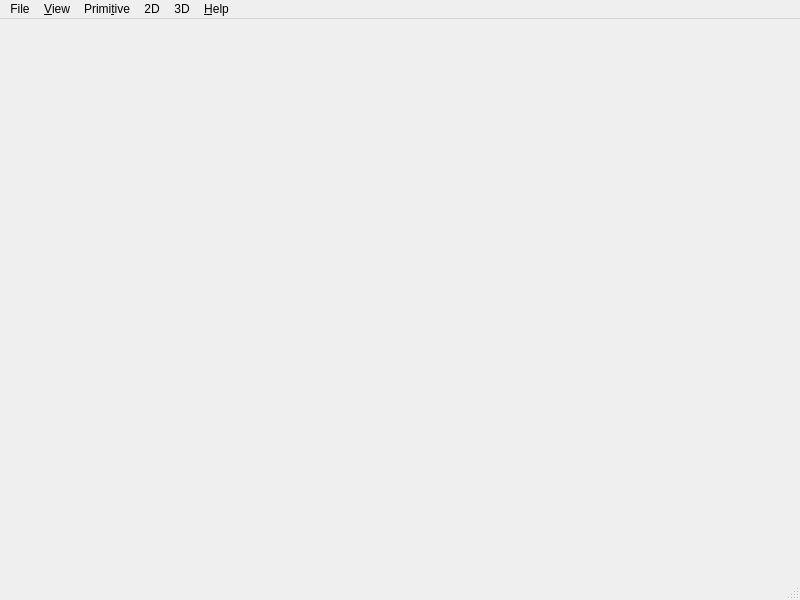
<?xml version="1.0" encoding="UTF-8"?>
<ui version="4.0">
 <class>occQtClass</class>
 <widget class="QMainWindow" name="occQtClass">
  <property name="geometry">
   <rect>
    <x>0</x>
    <y>0</y>
    <width>800</width>
    <height>600</height>
   </rect>
  </property>
  <property name="windowTitle">
   <string>SimpleGM</string>
  </property>
  <property name="windowIcon">
   <iconset resource="occqt.qrc">
    <normaloff>:/Resources/lamp.png</normaloff>:/Resources/lamp.png</iconset>
  </property>
  <widget class="QWidget" name="centralWidget"/>
  <widget class="QMenuBar" name="menuBar">
   <property name="geometry">
    <rect>
     <x>0</x>
     <y>0</y>
     <width>800</width>
     <height>33</height>
    </rect>
   </property>
   <widget class="QMenu" name="menuFile">
    <property name="title">
     <string>File</string>
    </property>
    <addaction name="actionExit"/>
   </widget>
   <widget class="QMenu" name="menuView">
    <property name="title">
     <string>&amp;View</string>
    </property>
    <addaction name="actionZoom"/>
    <addaction name="actionPan"/>
    <addaction name="actionRotate"/>
    <addaction name="separator"/>
    <addaction name="actionReset"/>
    <addaction name="actionFitAll"/>
    <addaction name="actionDeleteAll"/>
   </widget>
   <widget class="QMenu" name="menuPrimitive">
    <property name="title">
     <string>Primi&amp;tive</string>
    </property>
    <addaction name="actionBox"/>
    <addaction name="actionCone"/>
   </widget>
   <widget class="QMenu" name="menuModeling">
    <property name="title">
     <string>3D</string>
    </property>
    <addaction name="actionNew"/>
    <addaction name="separator"/>
    <addaction name="separator"/>
   </widget>
   <widget class="QMenu" name="menuHelp">
    <property name="title">
     <string>&amp;Help</string>
    </property>
    <addaction name="actionAbout"/>
   </widget>
   <widget class="QMenu" name="menu2D">
    <property name="title">
     <string>2D</string>
    </property>
    <addaction name="actionPoints"/>
    <addaction name="actionLines"/>
    <addaction name="actionSplines"/>
   </widget>
   <addaction name="menuFile"/>
   <addaction name="menuView"/>
   <addaction name="menuPrimitive"/>
   <addaction name="menu2D"/>
   <addaction name="menuModeling"/>
   <addaction name="menuHelp"/>
  </widget>
  <widget class="QStatusBar" name="statusBar"/>
  <action name="actionExit">
   <property name="text">
    <string>&amp;Exit</string>
   </property>
   <property name="shortcut">
    <string>Ctrl+Q</string>
   </property>
  </action>
  <action name="actionZoom">
   <property name="checkable">
    <bool>false</bool>
   </property>
   <property name="icon">
    <iconset resource="occqt.qrc">
     <normaloff>:/Resources/Zoom.png</normaloff>:/Resources/Zoom.png</iconset>
   </property>
   <property name="text">
    <string>&amp;Zoom</string>
   </property>
  </action>
  <action name="actionPan">
   <property name="checkable">
    <bool>false</bool>
   </property>
   <property name="icon">
    <iconset resource="occqt.qrc">
     <normaloff>:/Resources/Pan.png</normaloff>:/Resources/Pan.png</iconset>
   </property>
   <property name="text">
    <string>&amp;Pan</string>
   </property>
  </action>
  <action name="actionRotate">
   <property name="checkable">
    <bool>false</bool>
   </property>
   <property name="checked">
    <bool>false</bool>
   </property>
   <property name="icon">
    <iconset resource="occqt.qrc">
     <normaloff>:/Resources/Rotate.png</normaloff>:/Resources/Rotate.png</iconset>
   </property>
   <property name="text">
    <string>&amp;Rotate</string>
   </property>
  </action>
  <action name="actionReset">
   <property name="icon">
    <iconset resource="occqt.qrc">
     <normaloff>:/Resources/Home.png</normaloff>:/Resources/Home.png</iconset>
   </property>
   <property name="text">
    <string>&amp;BaseView</string>
   </property>
  </action>
  <action name="actionFitAll">
   <property name="icon">
    <iconset resource="occqt.qrc">
     <normaloff>:/Resources/FitAll.png</normaloff>:/Resources/FitAll.png</iconset>
   </property>
   <property name="text">
    <string>&amp;FitAll</string>
   </property>
  </action>
  <action name="actionAbout">
   <property name="icon">
    <iconset resource="occqt.qrc">
     <normaloff>:/Resources/lamp.png</normaloff>:/Resources/lamp.png</iconset>
   </property>
   <property name="text">
    <string>&amp;About</string>
   </property>
  </action>
  <action name="actionBox">
   <property name="icon">
    <iconset resource="occqt.qrc">
     <normaloff>:/Resources/box.png</normaloff>:/Resources/box.png</iconset>
   </property>
   <property name="text">
    <string>&amp;Box</string>
   </property>
  </action>
  <action name="actionCone">
   <property name="icon">
    <iconset resource="occqt.qrc">
     <normaloff>:/Resources/cone.png</normaloff>:/Resources/cone.png</iconset>
   </property>
   <property name="text">
    <string>&amp;Cone</string>
   </property>
  </action>
  <action name="actionNew">
   <property name="icon">
    <iconset resource="occqt.qrc">
     <normaloff>:/Resources/fillet.png</normaloff>:/Resources/fillet.png</iconset>
   </property>
   <property name="text">
    <string>&amp;NewElement</string>
   </property>
  </action>
  <action name="actionDeleteAll">
   <property name="icon">
    <iconset resource="occqt.qrc">
     <normaloff>:/Resources/delete.PNG</normaloff>:/Resources/delete.PNG</iconset>
   </property>
   <property name="text">
    <string>&amp;DeleteAll</string>
   </property>
  </action>
  <action name="actionPoints">
   <property name="icon">
    <iconset resource="occqt.qrc">
     <normaloff>:/Resources/points.png</normaloff>:/Resources/points.png</iconset>
   </property>
   <property name="text">
    <string>&amp;Points</string>
   </property>
  </action>
  <action name="actionLines">
   <property name="icon">
    <iconset resource="occqt.qrc">
     <normaloff>:/Resources/lines.png</normaloff>:/Resources/lines.png</iconset>
   </property>
   <property name="text">
    <string>&amp;Lines</string>
   </property>
  </action>
  <action name="actionCircle">
   <property name="text">
    <string>&amp;Circle</string>
   </property>
  </action>
  <action name="actionSplines">
   <property name="icon">
    <iconset resource="occqt.qrc">
     <normaloff>:/Resources/spline.png</normaloff>:/Resources/spline.png</iconset>
   </property>
   <property name="text">
    <string>Splines</string>
   </property>
  </action>
 </widget>
 <layoutdefault spacing="6" margin="11"/>
 <resources>
  <include location="occqt.qrc"/>
 </resources>
 <connections/>
</ui>
